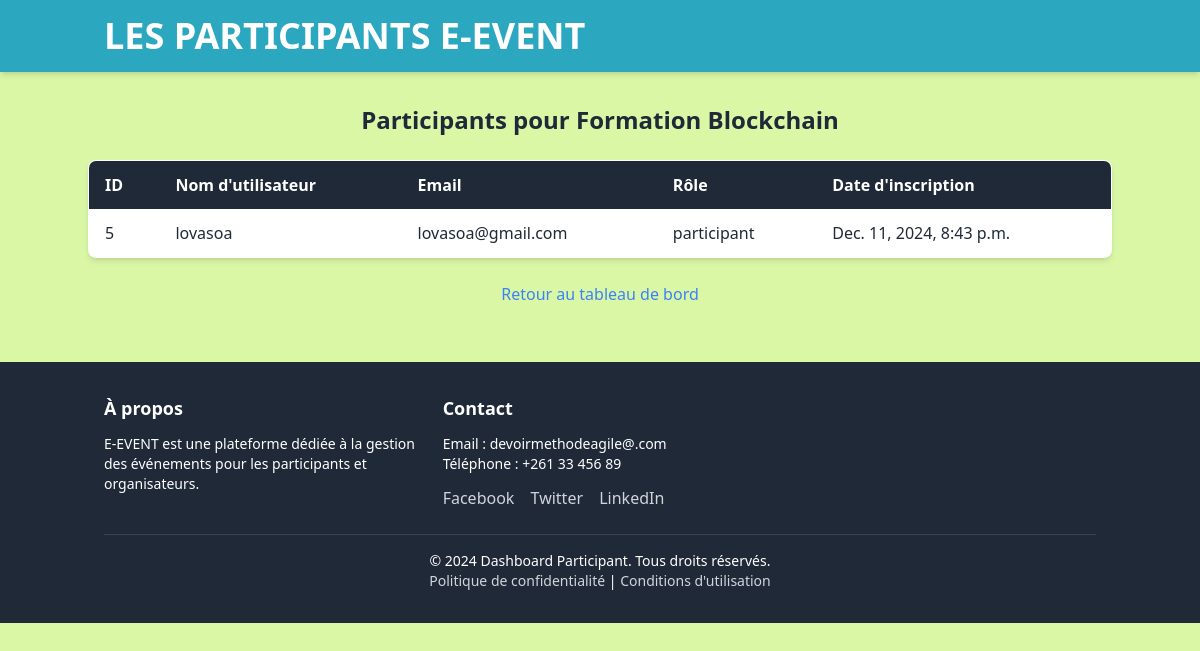
The app's page /participants_evenement/6/ (signed in) with its own data.
### evenement/models.py (models this page shows, shortened)
class Evenement(models.Model):
    titre = models.CharField(max_length=200)
    description = models.TextField()
    lieu = models.CharField(max_length=300)
    date = models.DateTimeField()
    capacite = models.PositiveIntegerField()
    programme = models.TextField()
    organisateur = models.ForeignKey(
        settings.AUTH_USER_MODEL, on_delete=models.CASCADE, related_name='evenements_organises'
    )

class Participant(models.Model):
    utilisateur = models.ForeignKey(
        settings.AUTH_USER_MODEL, on_delete=models.CASCADE, related_name='participations'
    )
    evenement = models.ForeignKey(Evenement, on_delete=models.CASCADE, related_name='participants')
    date_inscription = models.DateTimeField(auto_now_add=True)
    class Meta:
        unique_together = ('utilisateur', 'evenement')

class CustomUser(AbstractUser):
    ROLE_CHOICES = [
        ('participant', 'Participant'),
        ('organisateur', 'Organisateur'),
    ]
    role = models.CharField(max_length=15, choices=ROLE_CHOICES, default='participant')

### evenement/views.py (the view)
# urls.py: path('participants_evenement/<int:id>/', views.participants_evenement, name='participants_evenement'),
@login_required
def participants_evenement(request, id):
    evenement = get_object_or_404(Evenement, id=id, organisateur=request.user)
    participants = evenement.participants.all()
    return render(request, 'participants_list.html', {'evenement': evenement, 'participants': participants})

### evenement/templates/participants_list.html (shortened to what this page needs)
<!DOCTYPE html>
<html lang="en">
<head>
    <script src="https://cdn.tailwindcss.com"></script>
</head>
<header class="bg-[#2ba8c0] text-white py-4 shadow-md">
    <div class="container mx-auto px-4 flex justify-between items-center">
        <h4 class="text-4xl font-semibold">LES PARTICIPANTS E-EVENT</h4>
    </div>
</header>
<body class="bg-[#DAF7A6] text-gray-800">
    <div class="container mx-auto py-8">
        <h1 class="text-2xl font-bold mb-6 text-center">Participants pour {{ evenement.titre }}</h1>
        <table class="min-w-full bg-white border border-gray-300 shadow-md rounded-lg overflow-hidden">
            <thead class="bg-gray-800 text-white">
                <tr>
                    <th class="py-3 px-4 text-left">ID</th>
                    <th class="py-3 px-4 text-left">Nom d'utilisateur</th>
                    <th class="py-3 px-4 text-left">Email</th>
                    <th class="py-3 px-4 text-left">Rôle</th>
                    <th class="py-3 px-4 text-left">Date d'inscription</th>
                </tr>
            </thead>
            <tbody class="divide-y divide-gray-200">
                {% for participant in participants %}
                <tr class="hover:bg-gray-100">
                    <td class="py-3 px-4">{{ participant.utilisateur.id }}</td>
                    <td class="py-3 px-4">{{ participant.utilisateur.username }}</td>
                    <td class="py-3 px-4">{{ participant.utilisateur.email }}</td>
                    <td class="py-3 px-4">{{ participant.utilisateur.role }}</td>
                    <td class="py-3 px-4">{{ participant.date_inscription }}</td>
                </tr>
                {% empty %}
                <tr>
                    <td colspan="6" class="py-3 px-4 text-center text-gray-500">Aucun participant inscrit pour cet événement.</td>
                </tr>
                {% endfor %}
            </tbody>
        </table>
        <div class="mt-6 text-center">
            <a href="{% url 'organisateur_dashboard' %}" class="text-blue-500 hover:underline">Retour au tableau de bord</a>
        </div>
    </div>
</body>
<footer class="bg-gray-800 text-white py-8 mt-6">
    <div class="container mx-auto px-4">
        <div class="grid grid-cols-1 md:grid-cols-3 gap-6 text-center md:text-left">
            <div>
                <h5 class="text-lg font-bold mb-3">À propos</h5>
                <p class="text-sm">
                    E-EVENT est une plateforme dédiée à la gestion des événements pour les participants et organisateurs.
                </p>
            </div>
            <div>
                <h5 class="text-lg font-bold mb-3">Contact</h5>
                <p class="text-sm">Email : devoirmethodeagile@.com</p>
                <p class="text-sm">Téléphone : +261 33 456 89</p>
                <div class="mt-3">
                    <a href="#" class="text-gray-300 hover:text-white mr-3"> Facebook</a>
                    <a href="#" class="text-gray-300 hover:text-white mr-3"> Twitter</a>
                    <a href="#" class="text-gray-300 hover:text-white"> LinkedIn</a>
                </div>
            </div>
        </div>
        <div class="border-t border-gray-700 mt-6 pt-4 text-center">
            <p class="text-sm">© 2024 Dashboard Participant. Tous droits réservés.</p>
            <p class="text-sm">
                <a href="#" class="text-gray-300 hover:text-white">Politique de confidentialité</a> |
                <a href="#" class="text-gray-300 hover:text-white">Conditions d'utilisation</a>
            </p>
        </div>
    </div>
</footer>
</html>

### records on screen
Evenement: titre "Formation Blockchain"
Participant: utilisateur.id "5", utilisateur.username "lovasoa", utilisateur.email "lovasoa@gmail.com", utilisateur.role "participant", date_inscription "Dec. 11, 2024, 8:43 p.m."
